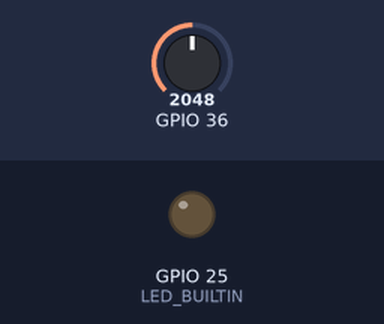
The sketch below on a simulated ESP32. On the bench: output pins drawn as LEDs (lit = HIGH). The inputs (shaded band) are chosen by the test bench; at power-on: GPIO 36 = 2048. What the sketch prints to the serial monitor is not drawn.

Above: at 0.1 s.
Timing chart, 0 to 1.6 s (numbered marks = the images above):
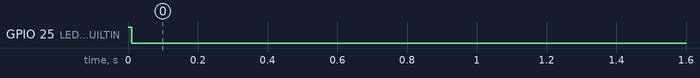

The sketch:

current_sensor1.ino
```cpp
/*
50A Current Sensor(AC/DC)(SKU:SEN0098) Sample Code
This code shows you how to get raw datas from the sensor through Arduino and convert the raw datas to the value of the current according to the datasheet;
Smoothing algorithm (http://www.arduino.cc/en/Tutorial/Smoothing) is used to make the outputting current value more reliable;
Created 27 December 2011
By Barry Machine
www.dfrobot.com
Version:0.2
*/
#define LED_BUILTIN 25

const int numReadings = 30;
float readings[numReadings];      // the readings from the analog input
int index1 = 0;                  // the index of the current reading
float total = 0;                  // the running total
float average = 0;                // the average

float currentValue = 0;


void setup()
{
  Serial.begin(57600);
  pinMode(LED_BUILTIN, OUTPUT);
  digitalWrite(LED_BUILTIN, HIGH);
  for (int thisReading = 0; thisReading < numReadings; thisReading++)
    readings[thisReading] = 0;


}

void loop()
{
    total= total - readings[index1];
    readings[index1] = analogRead(A0); //Raw data reading
    readings[index1] = (readings[index1]-2048)*3.3/4096/0.04+5.04;//Data processing:510-raw data from analogRead when the input is 0; 5-5v; the first 0.04-0.04V/A(sensitivity); the second 0.04-offset val;
    total= total + readings[index1];
    index1 = index1 + 1;
    if (index1 >= numReadings)
      index1= 0;
    average = total/numReadings;   //Smoothing algorithm (http://www.arduino.cc/en/Tutorial/Smoothing)
    currentValue= average;
    Serial.println(currentValue);


    if (currentValue > 0.28) digitalWrite(LED_BUILTIN, LOW);


    delay(10);

}
```

Measured:
- by itself, GPIO 25 (LED_BUILTIN): HIGH → LOW at 0.01 s
